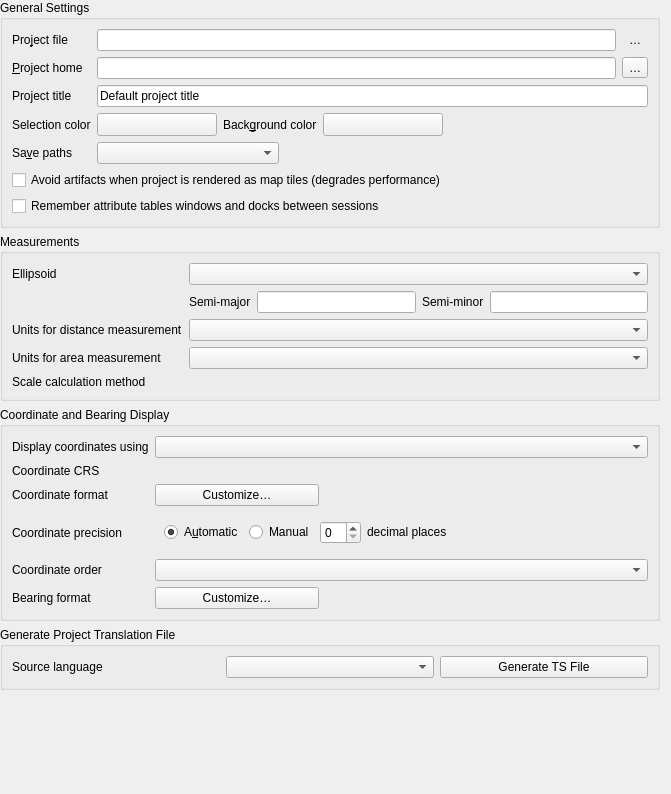
             <widget class="QWidget" name="scrollAreaWidgetContents_2">
              <property name="geometry">
               <rect>
                <x>0</x>
                <y>0</y>
                <width>671</width>
                <height>794</height>
               </rect>
              </property>
              <layout class="QVBoxLayout" name="verticalLayout">
               <property name="leftMargin">
                <number>0</number>
               </property>
               <property name="topMargin">
                <number>0</number>
               </property>
               <property name="bottomMargin">
                <number>0</number>
               </property>
               <item>
                <widget class="QgsCollapsibleGroupBox" name="titleBox">
                 <property name="title">
                  <string>General Settings</string>
                 </property>
                 <property name="syncGroup" stdset="0">
                  <string notr="true">projgeneral</string>
                 </property>
                 <layout class="QGridLayout" name="gridLayout_26">
                  <item row="1" column="1" colspan="3">
                   <layout class="QHBoxLayout" name="horizontalLayout_14">
                    <item>
                     <widget class="QgsFilterLineEdit" name="mProjectHomeLineEdit">
                      <property name="toolTip">
                       <string>Project home path. Leave blank to use the current project file location.</string>
                      </property>
                      <property name="readOnly">
                       <bool>false</bool>
                      </property>
                      <property name="clearButtonEnabled">
                       <bool>false</bool>
                      </property>
                     </widget>
                    </item>
                    <item>
                     <widget class="QToolButton" name="mButtonSetProjectHome">
                      <property name="toolTip">
                       <string>Set the project home path</string>
                      </property>
                      <property name="text">
                       <string>…</string>
                      </property>
                      <property name="autoRaise">
                       <bool>false</bool>
                      </property>
                     </widget>
                    </item>
                   </layout>
                  </item>
                  <item row="3" column="1" colspan="3">
                   <layout class="QHBoxLayout" name="horizontalLayout_5">
                    <item>
                     <widget class="QgsColorButton" name="pbnSelectionColor">
                      <property name="minimumSize">
                       <size>
                        <width>120</width>
                        <height>0</height>
                       </size>
                      </property>
                      <property name="maximumSize">
                       <size>
                        <width>120</width>
                        <height>16777215</height>
                       </size>
                      </property>
                      <property name="text">
                       <string/>
                      </property>
                     </widget>
                    </item>
                    <item>
                     <widget class="QLabel" name="label">
                      <property name="sizePolicy">
                       <sizepolicy hsizetype="Maximum" vsizetype="Preferred">
                        <horstretch>0</horstretch>
                        <verstretch>0</verstretch>
                       </sizepolicy>
                      </property>
                      <property name="text">
                       <string>Back&amp;ground color</string>
                      </property>
                      <property name="buddy">
                       <cstring>pbnCanvasColor</cstring>
                      </property>
                     </widget>
                    </item>
                    <item>
                     <widget class="QgsColorButton" name="pbnCanvasColor">
                      <property name="minimumSize">
                       <size>
                        <width>120</width>
                        <height>0</height>
                       </size>
                      </property>
                      <property name="maximumSize">
                       <size>
                        <width>120</width>
                        <height>16777215</height>
                       </size>
                      </property>
                      <property name="text">
                       <string/>
                      </property>
                     </widget>
                    </item>
                    <item>
                     <spacer name="horizontalSpacer_4">
                      <property name="orientation">
                       <enum>Qt::Horizontal</enum>
                      </property>
                      <property name="sizeHint" stdset="0">
                       <size>
                        <width>40</width>
                        <height>20</height>
                       </size>
                      </property>
                     </spacer>
                    </item>
                   </layout>
                  </item>
                  <item row="5" column="0" colspan="4">
                   <widget class="QCheckBox" name="mMapTileRenderingCheckBox">
                    <property name="toolTip">
                     <string>Checking this setting avoids visible edge artifacts when rendering this project as separate map tiles. Rendering performance will be degraded.</string>
                    </property>
                    <property name="text">
                     <string>Avoid artifacts when project is rendered as map tiles (degrades performance)</string>
                    </property>
                   </widget>
                  </item>
                  <item row="4" column="2" colspan="2">
                   <spacer>
                    <property name="orientation">
                     <enum>Qt::Horizontal</enum>
                    </property>
                    <property name="sizeHint" stdset="0">
                     <size>
                      <width>40</width>
                      <height>20</height>
                     </size>
                    </property>
                   </spacer>
                  </item>
                  <item row="0" column="0">
                   <widget class="QLabel" name="label_4">
                    <property name="sizePolicy">
                     <sizepolicy hsizetype="Maximum" vsizetype="Preferred">
                      <horstretch>0</horstretch>
                      <verstretch>0</verstretch>
                     </sizepolicy>
                    </property>
                    <property name="text">
                     <string>Pro&amp;ject file</string>
                    </property>
                    <property name="buddy">
                     <cstring>titleEdit</cstring>
                    </property>
                   </widget>
                  </item>
                  <item row="4" column="1">
                   <widget class="QComboBox" name="cbxAbsolutePath"/>
                  </item>
                  <item row="0" column="1" colspan="3">
                   <layout class="QHBoxLayout" name="horizontalLayout_13">
                    <item>
                     <widget class="QLineEdit" name="mProjectFileLineEdit">
                      <property name="readOnly">
                       <bool>true</bool>
                      </property>
                     </widget>
                    </item>
                    <item>
                     <widget class="QToolButton" name="mButtonOpenProjectFolder">
                      <property name="toolTip">
                       <string>Open folder containing the project</string>
                      </property>
                      <property name="text">
                       <string>…</string>
                      </property>
                      <property name="icon">
                       <iconset resource="../../images/images.qrc">
                        <normaloff>:/images/themes/default/mActionFileOpen.svg</normaloff>:/images/themes/default/mActionFileOpen.svg</iconset>
                      </property>
                      <property name="autoRaise">
                       <bool>true</bool>
                      </property>
                     </widget>
                    </item>
                   </layout>
                  </item>
                  <item row="1" column="0">
                   <widget class="QLabel" name="label_30">
                    <property name="sizePolicy">
                     <sizepolicy hsizetype="Maximum" vsizetype="Preferred">
                      <horstretch>0</horstretch>
                      <verstretch>0</verstretch>
                     </sizepolicy>
                    </property>
                    <property name="text">
                     <string>&amp;Project home</string>
                    </property>
                    <property name="buddy">
                     <cstring>titleEdit</cstring>
                    </property>
                   </widget>
                  </item>
                  <item row="3" column="0">
                   <widget class="QLabel" name="textLabel1">
                    <property name="sizePolicy">
                     <sizepolicy hsizetype="Maximum" vsizetype="Preferred">
                      <horstretch>0</horstretch>
                      <verstretch>0</verstretch>
                     </sizepolicy>
                    </property>
                    <property name="text">
                     <string>Selection color</string>
                    </property>
                    <property name="buddy">
                     <cstring>pbnSelectionColor</cstring>
                    </property>
                   </widget>
                  </item>
                  <item row="2" column="0">
                   <widget class="QLabel" name="label_2">
                    <property name="sizePolicy">
                     <sizepolicy hsizetype="Maximum" vsizetype="Preferred">
                      <horstretch>0</horstretch>
                      <verstretch>0</verstretch>
                     </sizepolicy>
                    </property>
                    <property name="text">
                     <string>Project title</string>
                    </property>
                   </widget>
                  </item>
                  <item row="2" column="1" colspan="3">
                   <widget class="QLineEdit" name="titleEdit">
                    <property name="toolTip">
                     <string>Descriptive project name</string>
                    </property>
                    <property name="text">
                     <string>Default project title</string>
                    </property>
                   </widget>
                  </item>
                  <item row="4" column="0">
                   <widget class="QLabel" name="label_3">
                    <property name="sizePolicy">
                     <sizepolicy hsizetype="Maximum" vsizetype="Preferred">
                      <horstretch>0</horstretch>
                      <verstretch>0</verstretch>
                     </sizepolicy>
                    </property>
                    <property name="text">
                     <string>Sa&amp;ve paths</string>
                    </property>
                    <property name="buddy">
                     <cstring>cbxAbsolutePath</cstring>
                    </property>
                   </widget>
                  </item>
                  <item row="6" column="0" colspan="4">
                   <widget class="QCheckBox" name="mCheckBoxRememberAttributeTables">
                    <property name="text">
                     <string>Remember attribute tables windows and docks between sessions</string>
                    </property>
                   </widget>
                  </item>
                 </layout>
                </widget>
               </item>
               <item>
                <widget class="QgsCollapsibleGroupBox" name="btnGrpMeasureEllipsoid">
                 <property name="title">
                  <string>Measurements</string>
                 </property>
                 <property name="syncGroup" stdset="0">
                  <string notr="true">projgeneral</string>
                 </property>
                 <layout class="QGridLayout" name="gridLayoutMeasureTool">
                  <item row="1" column="4">
                   <widget class="QLineEdit" name="leSemiMinor"/>
                  </item>
                  <item row="1" column="1">
                   <widget class="QLabel" name="label_41">
                    <property name="text">
                     <string>Semi-major</string>
                    </property>
                   </widget>
                  </item>
                  <item row="0" column="0">
                   <widget class="QLabel" name="textLabel1_8">
                    <property name="toolTip">
                     <string>For distance, area and angle calculations</string>
                    </property>
                    <property name="text">
                     <string>Ellipsoid</string>
                    </property>
                   </widget>
                  </item>
                  <item row="2" column="1" colspan="4">
                   <widget class="QComboBox" name="mDistanceUnitsCombo"/>
                  </item>
                  <item row="3" column="1" colspan="4">
                   <widget class="QComboBox" name="mAreaUnitsCombo"/>
                  </item>
                  <item row="0" column="1" colspan="4">
                   <widget class="QComboBox" name="cmbEllipsoid"/>
                  </item>
                  <item row="1" column="2">
                   <widget class="QLineEdit" name="leSemiMajor"/>
                  </item>
                  <item row="2" column="0">
                   <widget class="QLabel" name="label_28">
                    <property name="text">
                     <string>Units for distance measurement</string>
                    </property>
                   </widget>
                  </item>
                  <item row="3" column="0">
                   <widget class="QLabel" name="label_29">
                    <property name="text">
                     <string>Units for area measurement</string>
                    </property>
                   </widget>
                  </item>
                  <item row="1" column="3">
                   <widget class="QLabel" name="label_42">
                    <property name="text">
                     <string>Semi-minor</string>
                    </property>
                   </widget>
                  </item>
                  <item row="4" column="0">
                   <widget class="QLabel" name="label_32">
                    <property name="text">
                     <string>Scale calculation method</string>
                    </property>
                   </widget>
                  </item>
                  <item row="4" column="1" colspan="4">
                   <widget class="QgsScaleMethodWidget" name="mScaleMethodWidget" native="true">
                    <property name="focusPolicy">
                     <enum>Qt::StrongFocus</enum>
                    </property>
                   </widget>
                  </item>
                 </layout>
                </widget>
               </item>
               <item>
                <widget class="QgsCollapsibleGroupBox" name="mCoordinateDisplayGroup">
                 <property name="sizePolicy">
                  <sizepolicy hsizetype="Preferred" vsizetype="Maximum">
                   <horstretch>0</horstretch>
                   <verstretch>0</verstretch>
                  </sizepolicy>
                 </property>
                 <property name="title">
                  <string>Coordinate and Bearing Display</string>
                 </property>
                 <property name="syncGroup" stdset="0">
                  <string notr="true">projgeneral</string>
                 </property>
                 <layout class="QGridLayout" name="gridLayout_18">
                  <item row="5" column="0">
                   <widget class="QLabel" name="label_34">
                    <property name="text">
                     <string>Bearing format</string>
                    </property>
                   </widget>
                  </item>
                  <item row="3" column="0">
                   <widget class="QLabel" name="label_26">
                    <property name="text">
                     <string>Coordinate precision</string>
                    </property>
                   </widget>
                  </item>
                  <item row="5" column="1">
                   <layout class="QHBoxLayout" name="horizontalLayout_19" stretch="3,6">
                    <item>
                     <widget class="QPushButton" name="mCustomizeBearingFormatButton">
                      <property name="text">
                       <string>Customize…</string>
                      </property>
                     </widget>
                    </item>
                    <item>
                     <spacer name="horizontalSpacer_8">
                      <property name="orientation">
                       <enum>Qt::Horizontal</enum>
                      </property>
                      <property name="sizeHint" stdset="0">
                       <size>
                        <width>40</width>
                        <height>20</height>
                       </size>
                      </property>
                     </spacer>
                    </item>
                   </layout>
                  </item>
                  <item row="0" column="0">
                   <widget class="QLabel" name="label_25">
                    <property name="text">
                     <string>Display coordinates using</string>
                    </property>
                   </widget>
                  </item>
                  <item row="3" column="1">
                   <widget class="QFrame" name="mFramePrecision">
                    <layout class="QHBoxLayout" name="horizontalLayout_12">
                     <item>
                      <widget class="QRadioButton" name="radAutomatic">
                       <property name="toolTip">
                        <string>Automatically sets the number of decimal places to use when displaying coordinates</string>
                       </property>
                       <property name="text">
                        <string>A&amp;utomatic</string>
                       </property>
                       <property name="checked">
                        <bool>true</bool>
                       </property>
                      </widget>
                     </item>
                     <item>
                      <widget class="QRadioButton" name="radManual">
                       <property name="toolTip">
                        <string>Manually set the number of decimal places to use when displaying coordinates</string>
                       </property>
                       <property name="text">
                        <string>Manual</string>
                       </property>
                      </widget>
                     </item>
                     <item>
                      <widget class="QgsSpinBox" name="spinBoxDP">
                       <property name="toolTip">
                        <string>The number of decimal places for the manual option</string>
                       </property>
                      </widget>
                     </item>
                     <item>
                      <widget class="QLabel" name="labelDP">
                       <property name="sizePolicy">
                        <sizepolicy hsizetype="MinimumExpanding" vsizetype="Fixed">
                         <horstretch>0</horstretch>
                         <verstretch>0</verstretch>
                        </sizepolicy>
                       </property>
                       <property name="text">
                        <string>decimal places</string>
                       </property>
                      </widget>
                     </item>
                    </layout>
                   </widget>
                  </item>
                  <item row="4" column="0">
                   <widget class="QLabel" name="label_31">
                    <property name="text">
                     <string>Coordinate order</string>
                    </property>
                   </widget>
                  </item>
                  <item row="4" column="1">
                   <widget class="QComboBox" name="mCoordinateOrderComboBox"/>
                  </item>
                  <item row="0" column="1">
                   <widget class="QComboBox" name="mCoordinateDisplayComboBox"/>
                  </item>
                  <item row="2" column="0">
                   <widget class="QLabel" name="label_38">
                    <property name="text">
                     <string>Coordinate format</string>
                    </property>
                   </widget>
                  </item>
                  <item row="2" column="1">
                   <layout class="QHBoxLayout" name="horizontalLayout_20" stretch="3,6">
                    <item>
                     <widget class="QPushButton" name="mCustomizeCoordinateFormatButton">
                      <property name="text">
                       <string>Customize…</string>
                      </property>
                     </widget>
                    </item>
                    <item>
                     <spacer name="horizontalSpacer_9">
                      <property name="orientation">
                       <enum>Qt::Horizontal</enum>
                      </property>
                      <property name="sizeHint" stdset="0">
                       <size>
                        <width>40</width>
                        <height>20</height>
                       </size>
                      </property>
                     </spacer>
                    </item>
                   </layout>
                  </item>
                  <item row="1" column="0">
                   <widget class="QLabel" name="label_43">
                    <property name="text">
                     <string>Coordinate CRS</string>
                    </property>
                   </widget>
                  </item>
                  <item row="1" column="1">
                   <widget class="QgsProjectionSelectionWidget" name="mCoordinateCrs" native="true">
                    <property name="enabled">
                     <bool>false</bool>
                    </property>
                    <property name="focusPolicy">
                     <enum>Qt::StrongFocus</enum>
                    </property>
                   </widget>
                  </item>
                 </layout>
                </widget>
               </item>
               <item>
                <widget class="QGroupBox" name="groupBox_6">
                 <property name="title">
                  <string>Generate Project Translation File</string>
                 </property>
                 <layout class="QHBoxLayout" name="horizontalLayout_4">
                  <item>
                   <widget class="QLabel" name="sourceLanguageLabel">
                    <property name="text">
                     <string>Source language</string>
                    </property>
                   </widget>
                  </item>
                  <item>
                   <widget class="QComboBox" name="cbtsLocale"/>
                  </item>
                  <item>
                   <widget class="QPushButton" name="generateTsFileButton">
                    <property name="text">
                     <string>Generate TS File</string>
                    </property>
                   </widget>
                  </item>
                 </layout>
                </widget>
               </item>
               <item>
                <spacer name="verticalSpacer_5">
                 <property name="orientation">
                  <enum>Qt::Vertical</enum>
                 </property>
                 <property name="sizeHint" stdset="0">
                  <size>
                   <width>20</width>
                   <height>0</height>
                  </size>
                 </property>
                </spacer>
               </item>
              </layout>
             </widget>
